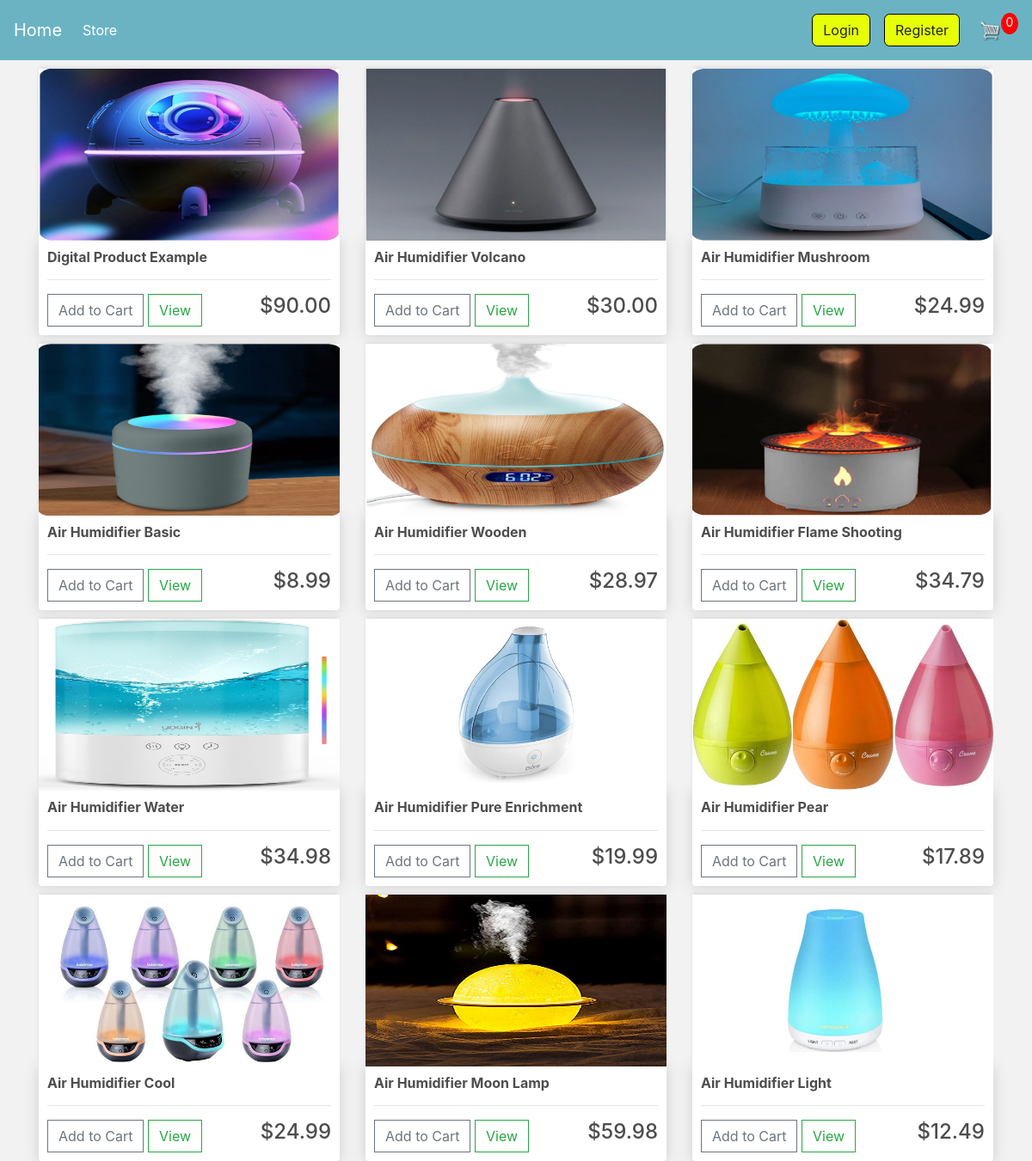
/store/, run on the app's committed database.
### store/models.py (models this page shows, shortened)
class Product(models.Model):
    name = models.CharField(max_length=200, null=True)
    price = models.DecimalField(max_digits=8, decimal_places=2)
    digital = models.BooleanField(default=False, null = True, blank = False) # might change blank and null again
    image =  models.ImageField(null=True, blank=True)
    @property
    def imageURL(self):
        try:
            url = self.image.url
        except:
            url = ''
        return url

### store/views.py (the view)
# urls.py: path('', include ('store.urls')),
def store(request):
    data = cartData(request)
    cartItems = data['cartItems']
    products = Product.objects.all()
    context = {'products' : products, 'cartItems' : cartItems}
    return render(request, 'store/store.html', context)

### store/utils.py (called while the page is built, shortened)
def cookieCart(request):
    try:
        cart = json.loads(request.COOKIES['cart'])
    except:
        cart = {}
    print ('Cart:', cart)
    items = []
    order = {'get_cart_total':0, 'get_cart_items':0, 'shipping':False}
    cartItems = order['get_cart_items']
    return {'cartItems':cartItems, 'order':order, 'items':items}

def cartData(request):
    if request.user.is_authenticated :
        customer = request.user.customer
        order, created = Order.objects.get_or_create(customer=customer, complete=False)
        items = order.orderitem_set.all()
        cartItems = order.get_cart_items
    else :
        cookieData = cookieCart(request)
        cartItems = cookieData['cartItems']
        order = cookieData['order']
        items = cookieData['items']
    return {'cartItems':cartItems, 'order':order, 'items':items}

### store/templates/store/store.html
{% extends 'store/main.html' %}
{% load static %}
{% block content %}
    <div class="row">
        {% for product in products %}
        <div class="col-lg-4">
            <img class="thumbnail" src="{{product.imageURL}}">
            <div class="box-element product">
                <h6><strong>{{product.name}}</strong></h6>
                <hr>
                <button data-product="{{product.id}}" data-action="add" class="btn btn-outline-secondary add-btn update-cart">Add to Cart</button>
                {% if product.name == "Digital Product Example" %}
                    <a class="btn btn-outline-success" href="{% static '/images/space.png' %}">View</a>
                {% elif product.name == "Air Humidifier Volcano" %}
                    <a class="btn btn-outline-success" href="{% static '/images/volcano.png' %}">View</a>
                {% elif product.name == "Air Humidifier Mushroom" %}
                    <a class="btn btn-outline-success" href="{% static '/images/mushroom.png' %}">View</a>
                {% elif product.name == "Air Humidifier Basic" %}
                    <a class="btn btn-outline-success" href="{% static '/images/basic.png' %}">View</a>
                {% elif product.name == "Air Humidifier Wooden" %}
                    <a class="btn btn-outline-success" href="{% static '/images/wood.png' %}">View</a>
                {% elif product.name == "Air Humidifier Flame Shooting" %}
                    <a class="btn btn-outline-success" href="{% static '/images/flame.png' %}">View</a>
                {% elif product.name == "Air Humidifier Water" %}
                    <a class="btn btn-outline-success" href="{% static '/images/water.png' %}">View</a>
                {% elif product.name == "Air Humidifier Pure Enrichment" %}
                    <a class="btn btn-outline-success" href="{% static '/images/pure_enrichment.png' %}">View</a>
                {% elif product.name == "Air Humidifier Pear" %}
                    <a class="btn btn-outline-success" href="{% static '/images/pear.png' %}">View</a>
                {% elif product.name == "Air Humidifier Cool" %}
                    <a class="btn btn-outline-success" href="{% static '/images/cool.png' %}">View</a>
                {% elif product.name == "Air Humidifier Moon Lamp" %}
                    <a class="btn btn-outline-success" href="{% static '/images/moon_lamp.png' %}">View</a>
                {% elif product.name == "Air Humidifier Light" %}
                    <a class="btn btn-outline-success" href="{% static '/images/light.png' %}">View</a>
                {% endif %}
                <h4 style="display:inline-block;float:right;">${{product.price|floatformat:2}}</h4>
            </div>
        </div>
        {% endfor %}
    </div>
{% endblock content %}

### store/templates/store/main.html (shortened to what this page needs)
<!DOCTYPE html>
{% load static %}
<html lang="en">
<head>
	<link rel="stylesheet" href="https://stackpath.bootstrapcdn.com/bootstrap/4.4.1/css/bootstrap.min.css">
	<link rel="stylesheet" type="text/css" href="{% static 'css/main.css' %}">
</head>
<body>
    <nav class="navbar navbar-expand-lg navbar-dark bg-dark">
        <a class="navbar-brand" href="{% url 'home' %}">Home</a>
        <div class="collapse navbar-collapse" id="navbarSupportedContent">
            <ul class="navbar-nav mr-auto">
                <li class="nav-item active">
                <a class="nav-link" href="{% url 'store' %}">Store <span class="sr-only">(current)</span></a>
                </li>
            </ul>
            <div class="form-inline my-2 my-lg-0">
                {% if user.is_authenticated %}
                    <a href="{% url 'logout' %}"class="btn btn-warning animation2">Logout</a>
                {% else %}
                    <a href="{% url 'login' %}"class="btn btn-warning animation2" style="margin:0.5em">Login</a>
                    <a href="{% url 'register' %}"class="btn btn-warning animation2" style="margin:0.5em">Register</a>
                {% endif %}
                <a class="animation1" href="{% url 'cart' %}">
                    <img id="cart-icon" src="{% static 'images/cart.png' %}">
                </a>
                <p id="cart-total">{{cartItems}}</p>
            </div>
        </div>
      </nav>
    <div class="container">
        {% block content %}
        {% endblock content %}
    </div>
</body>
</html>

### static/css/main.css (style rules this page uses)
body { background-color: hsl(0, 0%, 95%); }
h1,h2,h3,h4,h5,h6 { color:hsl(0, 0%, 30%); }
.box-element { box-shadow:hsl(0, 0%, 80%) 0 0 16px; background-color: #fff; border-radius: 4px; padding: 10px; }
.thumbnail { width: 100%; height: 200px; -webkit-box-shadow: -1px -3px 5px -2px rgba(214,214,214,1); -moz-box-shadow: -1px -3px 5px -2px rgba(214,214,214,1); box-shadow: -1px -3px 5px -2px rgba(214,214,214,1); }
.product { border-radius: 0 0 4px 4px; }
.bg-dark { background-color: #6bb3c3!important; }
#cart-icon { width:25px; display: inline-block; margin-left: 15px; }
#cart-total { display: block; text-align: center; color:#fff; background-color: red; width: 20px; height: 25px; border-radius: 50%; font-size: 14px; }
.col-lg-4, .col-lg-6, .col-lg-8, .col-lg-12 { margin-top: 10px; }
.btn { border-radius: 0; }
.btn-warning { background-color: #e7ff07; border-color: #000000; border-radius: 0.4em; }
.animation1 img { transition: all 0.5s ease; }
.animation2 { transition: all 0.2s ease; }

### data on the page
Product: imageURL (picture), name "Digital Product Example", shows "View", price "90.00"
Product: imageURL (picture), name "Air Humidifier Volcano", shows "View", price "30.00"
Product: imageURL (picture), name "Air Humidifier Mushroom", shows "View", price "24.99"
Product: imageURL (picture), name "Air Humidifier Basic", shows "View", price "8.99"
Product: imageURL (picture), name "Air Humidifier Wooden", shows "View", price "28.97"
Product: imageURL (picture), name "Air Humidifier Flame Shooting", shows "View", price "34.79"
Product: imageURL (picture), name "Air Humidifier Water", shows "View", price "34.98"
Product: imageURL (picture), name "Air Humidifier Pure Enrichment", shows "View", price "19.99"
Product: imageURL (picture), name "Air Humidifier Pear", shows "View", price "17.89"
Product: imageURL (picture), name "Air Humidifier Cool", shows "View", price "24.99"
Product: imageURL (picture), name "Air Humidifier Moon Lamp", shows "View", price "59.98"
Product: imageURL (picture), name "Air Humidifier Light", shows "View", price "12.49"

### other printed values
{{ cartItems }} "0"
